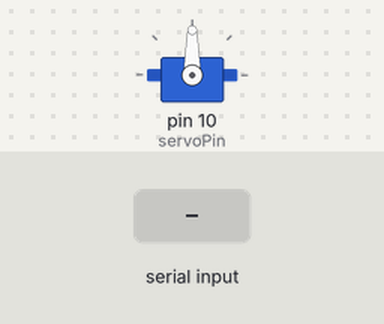
Bench run of a sketch on a simulated Arduino Uno, built with avr-gcc and run on an emulated ATmega328P. On the bench: servo. The test bench sets the inputs (shaded band). What the sketch prints to the serial monitor is not drawn.

Above: at 1.2 s.
1.3 s: "a\n" received over Serial
At 2.5 s:
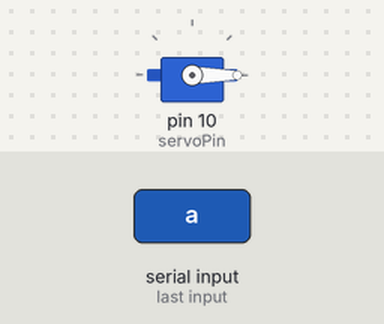
2.8 s: byte 99 ('c') received over Serial
At 3.7 s:
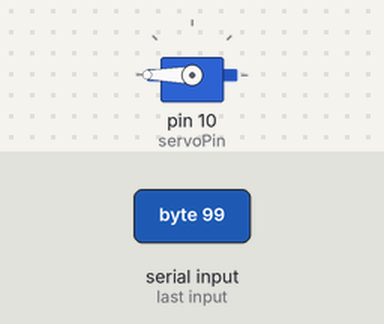
4.3 s: "1\n" received over Serial
At 4.9 s:
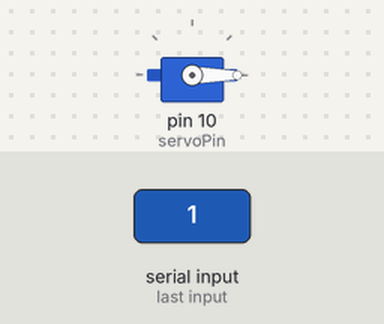
5.8 s: "b\n" received over Serial
At 7.0 s:
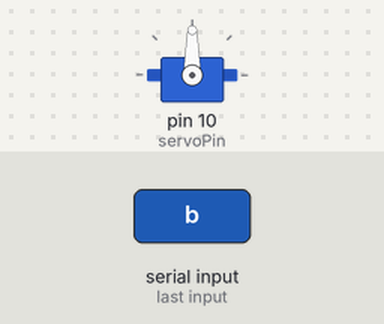
7.3 s: "c\n" received over Serial
At 8.3 s:
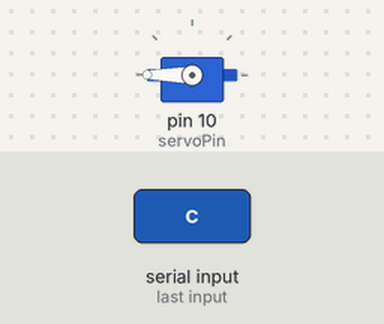
Timing chart, 0 to 9.8 s (numbered marks = the images above; inputs shaded):
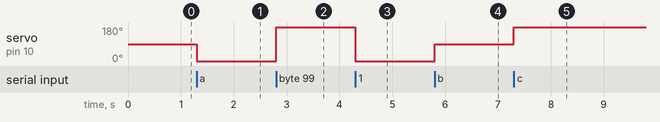

The sketch:

enshu7-1-2.ino
```cpp
#include<Servo.h> //サーボライブラリのインクルード

Servo servo; //Servoクラスのインスタンスを生成

const int servoPin = 10; //サーボモータの信号線をデジタル10番ピンに接続

void setup() {
 servo.attach(servoPin); //制御の対象を10番ピンに割当
 Serial.begin(9600);
}

void loop() {
  if (Serial.available() > 0 ) {
    char val = (char)Serial.read(); //文字の読み込み
    switch (val) {
      case 'a':
        servo.write(0); //0度まで回転
        Serial.println("0度");
        break;
      case 'b':
        servo.write(90); //90度まで回転
        Serial.println("90度");
        break;
      case 'c':
        servo.write(180); //180度まで回転
        Serial.println("180度");
        break;
      case '\n': //エンターキーが入ってしまうので除去
        Serial.println("Enter"); //確認
        break;
      default:
        servo.write(0);
        Serial.println("default");
    }
  }
}
```

Measured:
- after the input at 1.3 s, servo on pin 10 (servoPin): 90° → 0° at once
- after the input at 2.8 s, servo on pin 10 (servoPin): 0° → 180° at once
- after the input at 4.3 s, servo on pin 10 (servoPin): 180° → 0° at once
- after the input at 5.8 s, servo on pin 10 (servoPin): 0° → 90° at once
- after the input at 7.3 s, servo on pin 10 (servoPin): 90° → 180° at once
